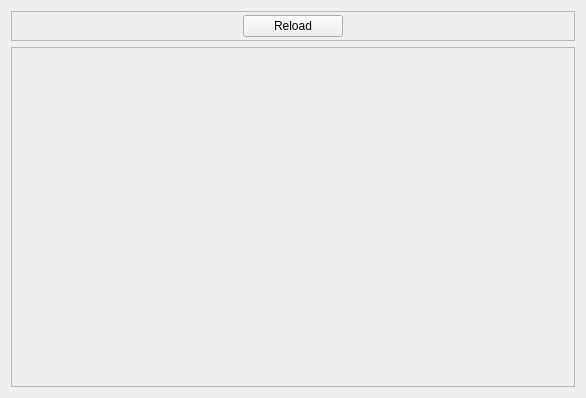
<?xml version="1.0" encoding="UTF-8"?>
<ui version="4.0">
 <class>DashBoard</class>
 <widget class="QWidget" name="DashBoard">
  <property name="geometry">
   <rect>
    <x>0</x>
    <y>0</y>
    <width>586</width>
    <height>398</height>
   </rect>
  </property>
  <property name="windowTitle">
   <string>Form</string>
  </property>
  <layout class="QVBoxLayout" name="verticalLayout">
   <item>
    <widget class="QFrame" name="frame">
     <property name="maximumSize">
      <size>
       <width>16777215</width>
       <height>30</height>
      </size>
     </property>
     <property name="frameShape">
      <enum>QFrame::StyledPanel</enum>
     </property>
     <property name="frameShadow">
      <enum>QFrame::Raised</enum>
     </property>
     <layout class="QHBoxLayout" name="horizontalLayout">
      <property name="spacing">
       <number>0</number>
      </property>
      <property name="leftMargin">
       <number>0</number>
      </property>
      <property name="topMargin">
       <number>0</number>
      </property>
      <property name="rightMargin">
       <number>0</number>
      </property>
      <property name="bottomMargin">
       <number>0</number>
      </property>
      <item>
       <widget class="QPushButton" name="btn_reload">
        <property name="maximumSize">
         <size>
          <width>100</width>
          <height>16777215</height>
         </size>
        </property>
        <property name="text">
         <string>Reload</string>
        </property>
       </widget>
      </item>
     </layout>
    </widget>
   </item>
   <item>
    <widget class="QFrame" name="tb_dashboard">
     <property name="frameShape">
      <enum>QFrame::StyledPanel</enum>
     </property>
     <property name="frameShadow">
      <enum>QFrame::Raised</enum>
     </property>
    </widget>
   </item>
  </layout>
 </widget>
 <resources/>
 <connections/>
</ui>
